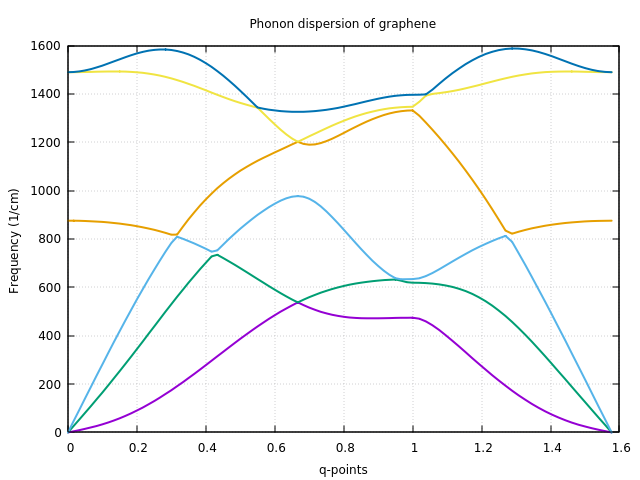

Generate this figure with gnuplot:
set grid
set xlabel "q-points"
set ylabel "Frequency (1/cm)"
set title "Phonon dispersion of graphene"
plot "gr.freq.gp" u 1:2 w l lw 2 notitle,\
		 "gr.freq.gp" u 1:3 w l lw 2 notitle,\
		 "gr.freq.gp" u 1:4 w l lw 2 notitle,\
		 "gr.freq.gp" u 1:5 w l lw 2 notitle,\
		 "gr.freq.gp" u 1:6 w l lw 2 notitle,\
		 "gr.freq.gp" u 1:7 w l lw 2 notitle
pause -1
